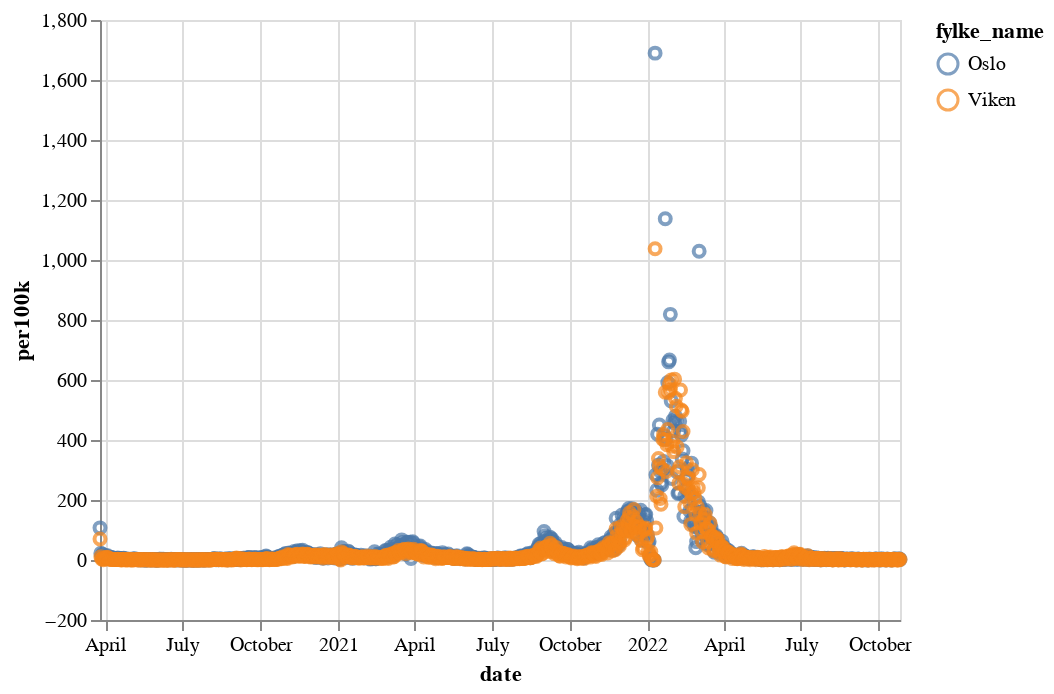

This figure's notebook cell:
### Code cell
subset = cases[cases.fylke_name.isin(["Oslo", "Viken"])]


daily = alt.Chart(subset).mark_point().encode(
    x="date:T",
    y="per100k",
    color="fylke_name",
    tooltip=[
        "fylke_name",
        "population",
        "per100k",
        "cases",
    ]
)
daily

### Figure 1 — Vega-Lite specification as saved in the notebook (floating-point values rounded to 4 significant figures; data arrays with more than 128 entries replaced by an {"elided": "..."} marker saying what was removed)
{"config": {"view": {"continuousWidth": 400, "continuousHeight": 300}}, "data": {"name": "data-d67a6db20b53f519b0c9b3b04e576583"}, "mark": "point", "encoding": {"color": {"field": "fylke_name", "type": "nominal"}, "tooltip": [{"field": "fylke_name", "type": "nominal"}, {"field": "population", "type": "quantitative"}, {"field": "per100k", "type": "quantitative"}, {"field": "cases", "type": "quantitative"}], "x": {"field": "date", "type": "temporal"}, "y": {"field": "per100k", "type": "quantitative"}}, "$schema": "https://vega.github.io/schema/vega-lite/v4.17.0.json", "datasets": {"data-d67a6db20b53f519b0c9b3b04e576583": {"elided": "1886 records"}}}
